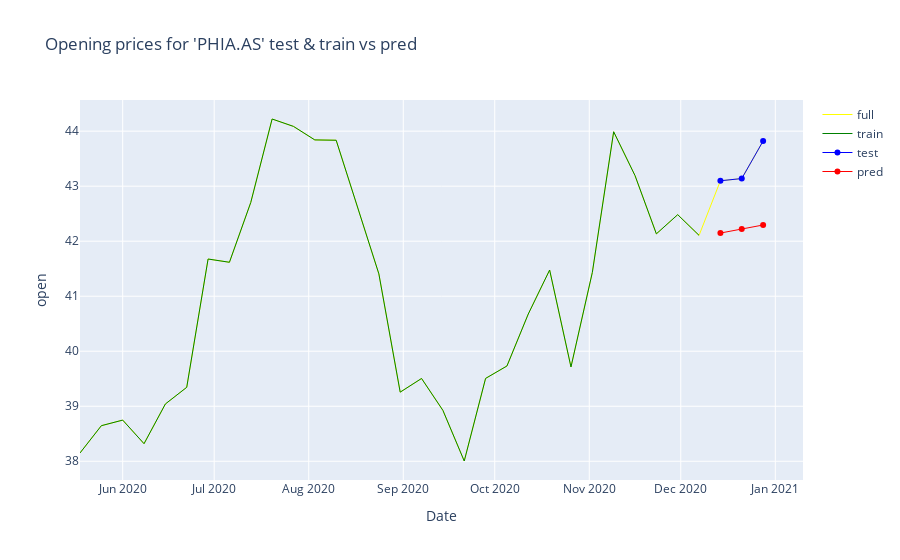

The cell this chart's notebook holds for it:
### Code cell
import plotly.graph_objects as go
fig = go.Figure()


fig.add_trace(go.Scatter(x=df.loc[train_start:test_end].index, y=df.loc[train_start:test_end]["open"], name="full", line=dict(color="yellow", width=1)))
fig.add_trace(go.Scatter(x=y_train_df.index, y=y_train_df["open"], name="train", line=dict(color="green", width=1)))
fig.add_trace(go.Scatter(x=y_test_df.index, y=y_test_df["open"], name="test", line=dict(color="blue", width=1)))
fig.add_trace(go.Scatter(x=y_pred_df.index, y=y_pred_df["open"], name="pred", line=dict(color="red", width=1)))

# Edit the layout
fig.update_layout(title=f"Opening prices for '{df.ticker.to_list()[0]}' test & train vs pred ", xaxis_title='Date', yaxis_title='open')

fig.show()

### Figure 1 — Plotly figure (JSON) as saved in the notebook; plotly's stock layout.template omitted (floating-point values rounded to 4 significant figures)
{"data": [{"line": {"color": "yellow", "width": 1}, "name": "full", "type": "scatter", "x": ["2020-05-18T00:00:00", "2020-05-25T00:00:00", "2020-06-01T00:00:00", "2020-06-08T00:00:00", "2020-06-15T00:00:00", "2020-06-22T00:00:00", "2020-06-29T00:00:00", "2020-07-06T00:00:00", "2020-07-13T00:00:00", "2020-07-20T00:00:00", "2020-07-27T00:00:00", "2020-08-03T00:00:00", "2020-08-10T00:00:00", "2020-08-17T00:00:00", "2020-08-24T00:00:00", "2020-08-31T00:00:00", "2020-09-07T00:00:00", "2020-09-14T00:00:00", "2020-09-21T00:00:00", "2020-09-28T00:00:00", "2020-10-05T00:00:00", "2020-10-12T00:00:00", "2020-10-19T00:00:00", "2020-10-26T00:00:00", "2020-11-02T00:00:00", "2020-11-09T00:00:00", "2020-11-16T00:00:00", "2020-11-23T00:00:00", "2020-11-30T00:00:00", "2020-12-07T00:00:00", "2020-12-14T00:00:00", "2020-12-21T00:00:00", "2020-12-28T00:00:00"], "y": [38.15, 38.65, 38.75, 38.32, 39.04, 39.34, 41.68, 41.62, 42.7, 44.22, 44.09, 43.84, 43.83, 42.61, 41.41, 39.26, 39.5, 38.93, 38.0, 39.51, 39.73, 40.68, 41.48, 39.71, 41.43, 43.99, 43.19, 42.13, 42.48, 42.11, 43.1, 43.14, 43.82]}, {"line": {"color": "green", "width": 1}, "name": "train", "type": "scatter", "x": ["2020-05-18T00:00:00", "2020-05-25T00:00:00", "2020-06-01T00:00:00", "2020-06-08T00:00:00", "2020-06-15T00:00:00", "2020-06-22T00:00:00", "2020-06-29T00:00:00", "2020-07-06T00:00:00", "2020-07-13T00:00:00", "2020-07-20T00:00:00", "2020-07-27T00:00:00", "2020-08-03T00:00:00", "2020-08-10T00:00:00", "2020-08-17T00:00:00", "2020-08-24T00:00:00", "2020-08-31T00:00:00", "2020-09-07T00:00:00", "2020-09-14T00:00:00", "2020-09-21T00:00:00", "2020-09-28T00:00:00", "2020-10-05T00:00:00", "2020-10-12T00:00:00", "2020-10-19T00:00:00", "2020-10-26T00:00:00", "2020-11-02T00:00:00", "2020-11-09T00:00:00", "2020-11-16T00:00:00", "2020-11-23T00:00:00", "2020-11-30T00:00:00", "2020-12-07T00:00:00"], "y": [38.15, 38.65, 38.75, 38.32, 39.04, 39.34, 41.68, 41.62, 42.7, 44.22, 44.09, 43.84, 43.83, 42.61, 41.41, 39.26, 39.5, 38.93, 38.0, 39.51, 39.73, 40.68, 41.48, 39.71, 41.43, 43.99, 43.19, 42.13, 42.48, 42.11]}, {"line": {"color": "blue", "width": 1}, "name": "test", "type": "scatter", "x": ["2020-12-14T00:00:00", "2020-12-21T00:00:00", "2020-12-28T00:00:00"], "y": [43.1, 43.14, 43.82]}, {"line": {"color": "red", "width": 1}, "name": "pred", "type": "scatter", "x": ["2020-12-14T00:00:00", "2020-12-21T00:00:00", "2020-12-28T00:00:00"], "y": [42.15, 42.22, 42.29]}], "layout": {"autosize": true, "title": {"text": "Opening prices for 'PHIA.AS' test & train vs pred "}, "xaxis": {"autorange": true, "range": ["2020-05-18", "2021-01-09 12:27:10.3568"], "title": {"text": "Date"}, "type": "date"}, "yaxis": {"autorange": true, "range": [37.66, 44.57], "title": {"text": "open"}, "type": "linear"}}}
